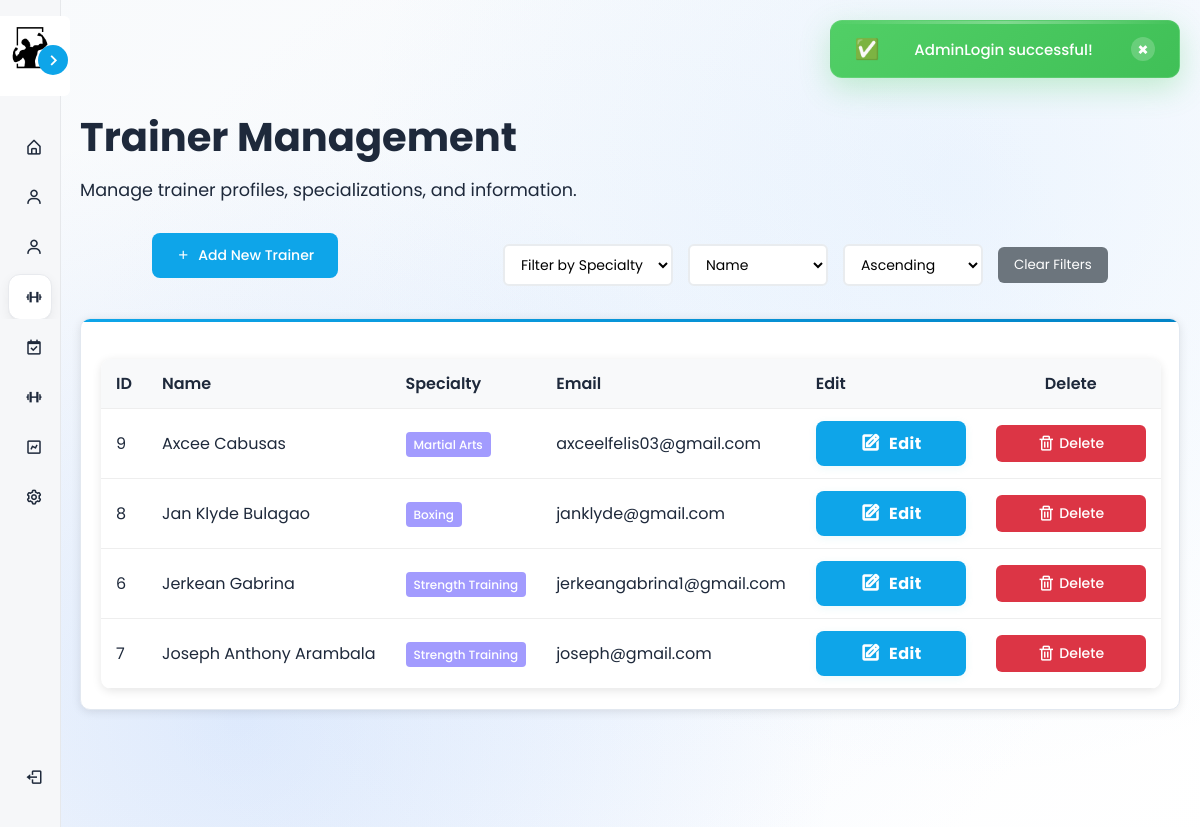
/views/admin/trainers.php (signed in), run on an earlier commit of the app's database.
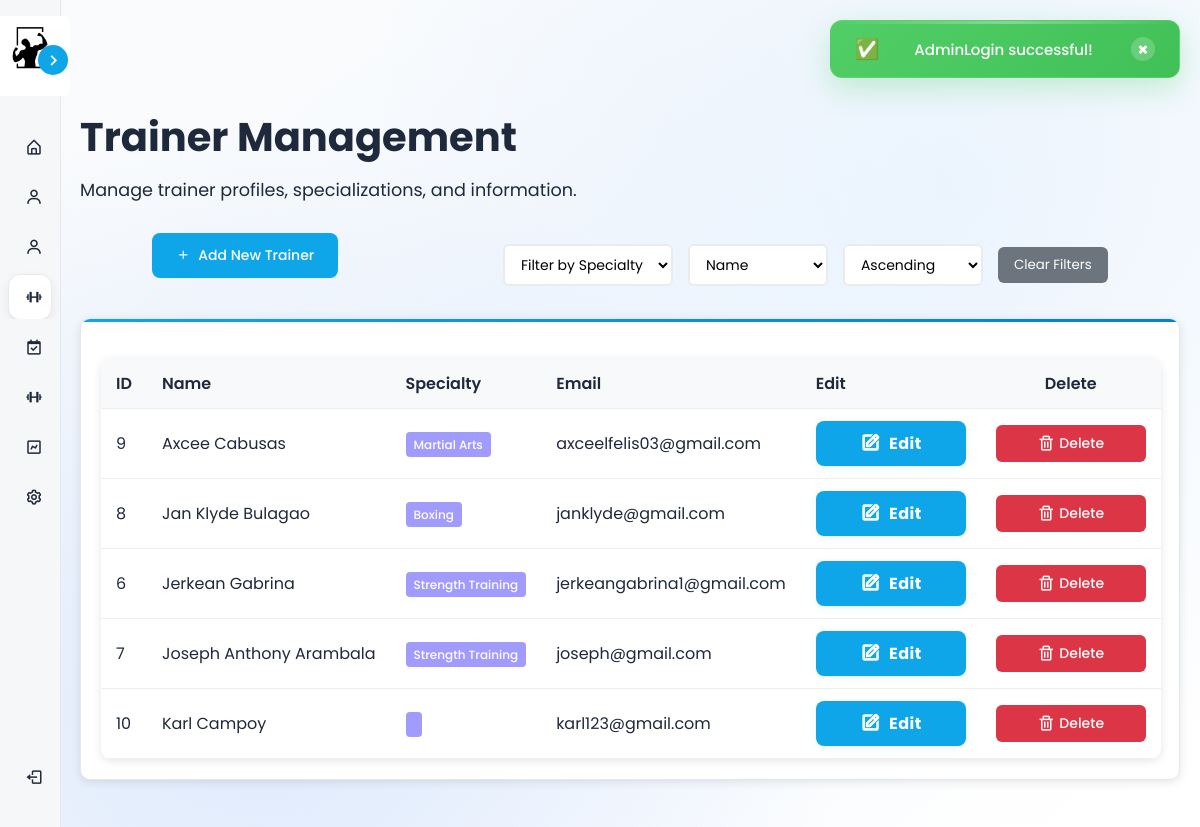
And on a later commit of the database.
### tables this page shows
CREATE TABLE `trainers` (
  `trainer_id` int(11) NOT NULL,
  `user_id` int(11) NOT NULL,
  `full_name` varchar(100) NOT NULL,
  `specialty` varchar(100) DEFAULT NULL,
  `experience` varchar(50) DEFAULT NULL,
  `rating` decimal(3,2) DEFAULT 4.50,
  `total_clients` int(11) DEFAULT 0,
  `total_sessions` int(11) DEFAULT 0,
  `description` text DEFAULT NULL,
  `phone` varchar(20) DEFAULT NULL,
  `email` varchar(100) DEFAULT NULL,
  `image` text DEFAULT NULL
);

### controllers/AdminController.php (called while the page is built, shortened)
<?php
require_once __DIR__ . '/../config/database.php';
require_once __DIR__ . '/../models/Member.php';
require_once __DIR__ . '/../models/Trainer.php';
class AdminController {
    private $db;
    public function __construct() {
        $database = new Database();
        $this->db = $database->getConnection();
    }
    public function getAllTrainers($filter_specialty = null, $sort_by = 'trainer_id', $sort_order = 'ASC') {
        try {
            $where_clauses = [];
            $params = [];
            $where_sql = !empty($where_clauses) ? "WHERE " . implode(" AND ", $where_clauses) : "";
            $valid_sort_columns = ['trainer_id', 'full_name', 'email', 'specialty'];
            $sort_order = strtoupper($sort_order) === 'ASC' ? 'ASC' : 'DESC';
            $sql = "SELECT t.*, u.username FROM trainers t JOIN users u ON t.user_id = u.user_id $where_sql ORDER BY t.$sort_by $sort_order";
            $stmt = $this->db->prepare($sql);
            $stmt->execute();
            return $stmt->fetchAll(PDO::FETCH_ASSOC);
        } catch (PDOException $e) {
            error_log("Get all trainers error: " . $e->getMessage());
            return [];
        }
    }
}
?>

### config/database.php (called while the page is built, shortened)
<?php
class Database {
    private $host = "localhost";
    private $db_name = "gymmanagement";
    private $username = "root";
    private $password = "";
    public function getConnection() {
        $this->conn = null;
        try {
            $this->conn = new PDO("mysql:host=" . $this->host . ";dbname=" . $this->db_name,
                                   $this->username, $this->password);
            $this->conn->exec("set names utf8");
        } catch(PDOException $exception) {
            echo "Connection error: " . $exception->getMessage();
        }
        return $this->conn;
    }
}
?>

### models/Member.php (called while the page is built, shortened)
<?php
require_once __DIR__ . '/../config/database.php';
class Member {
    public function __construct() {
        $database = new Database();
    }
}

### models/Trainer.php (called while the page is built, shortened)
<?php
require_once __DIR__ . '/../config/database.php';
class Trainer {
    public function __construct() {
        $database = new Database();
    }
}
?>

### views/admin/trainers.php (the view, shortened to what the changed rows need)
<?php
require_once '../../controllers/AdminController.php';
$adminController = new AdminController();
$filter_specialty = $_GET['filter_specialty'] ?? null;
$sort_by = $_GET['sort_by'] ?? 'full_name';
$sort_order = $_GET['sort_order'] ?? 'ASC';
$trainers = $adminController->getAllTrainers($filter_specialty, $sort_by, $sort_order);
?>
<!DOCTYPE html>
<html lang="en">
<head>
    <link rel="stylesheet" href="../../assets/css/member_styles.css">
    <link rel="stylesheet" href="../../assets/css/modal_styles.css">
    <link rel="stylesheet" href="../../assets/css/admin_users_styles.css">
    <link href='https://unpkg.com/boxicons@2.1.4/css/boxicons.min.css' rel='stylesheet'>
</head>
<body>
    <?php include '../components/dynamic_sidebar.php'; ?>
    <div class="main-content">
        <div class="content-wrapper">
            <div class="dashboard-header">
                <h1>Trainer Management</h1>
            </div>
            <div class="card">
                <table class="users-table" id="trainersTable">
                    <thead>
                        <tr>
                            <th>ID</th>
                            <th>Name</th>
                            <th>Specialty</th>
                            <th>Email</th>
                            <th>Edit</th>
                            <th>Delete</th>
                        </tr>
                    </thead>
                    <tbody>
                        <?php foreach ($trainers as $trainer): ?>
                        <tr>
                            <td><?php echo htmlspecialchars($trainer['trainer_id']); ?></td>
                            <td><span class="truncate-1" title="<?php echo htmlspecialchars($trainer['full_name']); ?>"><?php echo htmlspecialchars($trainer['full_name']); ?></span></td>
                            <td>
                                <span class="role-badge role-trainer">
                                    <span class="truncate-1" title="<?php echo htmlspecialchars($trainer['specialty'] ?? 'General'); ?>"><?php echo htmlspecialchars($trainer['specialty'] ?? 'General'); ?></span>
                                </span>
                            </td>
                            <td><span class="truncate-1" title="<?php echo htmlspecialchars($trainer['email']); ?>"><?php echo htmlspecialchars($trainer['email']); ?></span></td>
                            <td>
                                <button class="action-btn btn-edit"
                                    onclick="openEditTrainerModal(<?php echo $trainer['trainer_id']; ?>, '<?php echo htmlspecialchars($trainer['full_name']); ?>', '<?php echo htmlspecialchars($trainer['specialty'] ?? ''); ?>', '<?php echo htmlspecialchars($trainer['phone'] ?? ''); ?>', '<?php echo htmlspecialchars($trainer['email']); ?>')"
                                    title="Edit Trainer">
                                    <i class='bx bx-edit'></i> Edit
                                </button>
                            </td>
                            <td>
                                <button class="action-btn btn-delete"
                                    onclick="openDeleteTrainerModal(<?php echo $trainer['trainer_id']; ?>, '<?php echo htmlspecialchars($trainer['full_name']); ?>')"
                                    title="Delete Trainer">
                                    <i class='bx bx-trash'></i> Delete
                                </button>
                            </td>
                        </tr>
                        <?php endforeach; ?>
                    </tbody>
                </table>
            </div>
        </div>
    </div>

### views/components/dynamic_sidebar.php (shortened to what the changed rows need)
<?php
$user_role = $_SESSION['role'] ?? 'guest';
$config_path = __DIR__ . '/../../config/sidebar_config.php';
if (file_exists($config_path)) {
    $menu_configs = include $config_path;
}
$current_config = $menu_configs[$user_role] ?? $menu_configs['guest'];
$current_page = basename($_SERVER['PHP_SELF']);
?>
<nav class="sidebar close" id="dynamicSidebar">
    <div class="menu-bar">
        <div class="menu">
            <ul class="menu-links">
                <?php
                $current_section = null;
                $section_count = 0;
                foreach ($current_config['items'] as $idx => $item) {
                    if (isset($item['type']) && $item['type'] === 'section') {
                        if ($current_section !== null) {
                            echo "</ul>\n";
                        }
                        $current_section = $item['label'];
                        $section_id = "collapsible-section-$section_count";
                        echo "<ul class='menu-collapsible' id='$section_id'>\n";
                        $section_count++;
                        continue;
                    }
                    $is_active = isset($item['active']) && $item['active'];
                    if (isset($item['url']) && basename($item['url']) === $current_page) $is_active = true;
                    if (isset($item['type']) && $item['type'] === 'dropdown') {
                        $expanded = $is_active ? ' expanded' : '';
                        echo "<li class=\"nav-link has-dropdown$expanded " . ($is_active ? 'active' : '') . "\">";
                        echo "<button class='dropdown-btn'><i class='bx " . htmlspecialchars($item['icon']) . " icon'></i><span class='text nav-text'>" . htmlspecialchars($item['text']) . "</span><i class='bx bx-chevron-down dropdown-arrow'></i></button>";
                        echo "<ul class='dropdown-container'" . ($is_active ? " style='display:block; opacity:1; transform:none;'" : "") . ">";
                        foreach ($item['submenu'] as $subitem) {
                            echo "<li><a href='" . htmlspecialchars($subitem['url']) . "'><span class='text nav-text'>" . htmlspecialchars($subitem['text']) . "</span></a></li>\n";
                        }
                        echo "</ul>";
                        echo "</li>\n";
                    } else {
                        echo "<li class=\"nav-link " . ($is_active ? 'active' : '') . "\"><a href=\"" . htmlspecialchars($item['url']) . "\" data-tooltip=\"" . htmlspecialchars($item['text']) . "\"><i class='bx " . htmlspecialchars($item['icon']) . " icon'></i><span class='text nav-text'>" . htmlspecialchars($item['text']) . "</span></a></li>\n";
                    }
                }
                if ($current_section !== null) {
                    echo "</ul>\n";
                }
                ?>
            </ul>
        </div>
    </div>
</nav>
<link rel="stylesheet" href="../../assets/css/modal_styles.css">

What changed in the data, as far as the page shows it:
added trainers: trainer_id "10", full_name "Karl Campoy", email "karl123@gmail.com"
